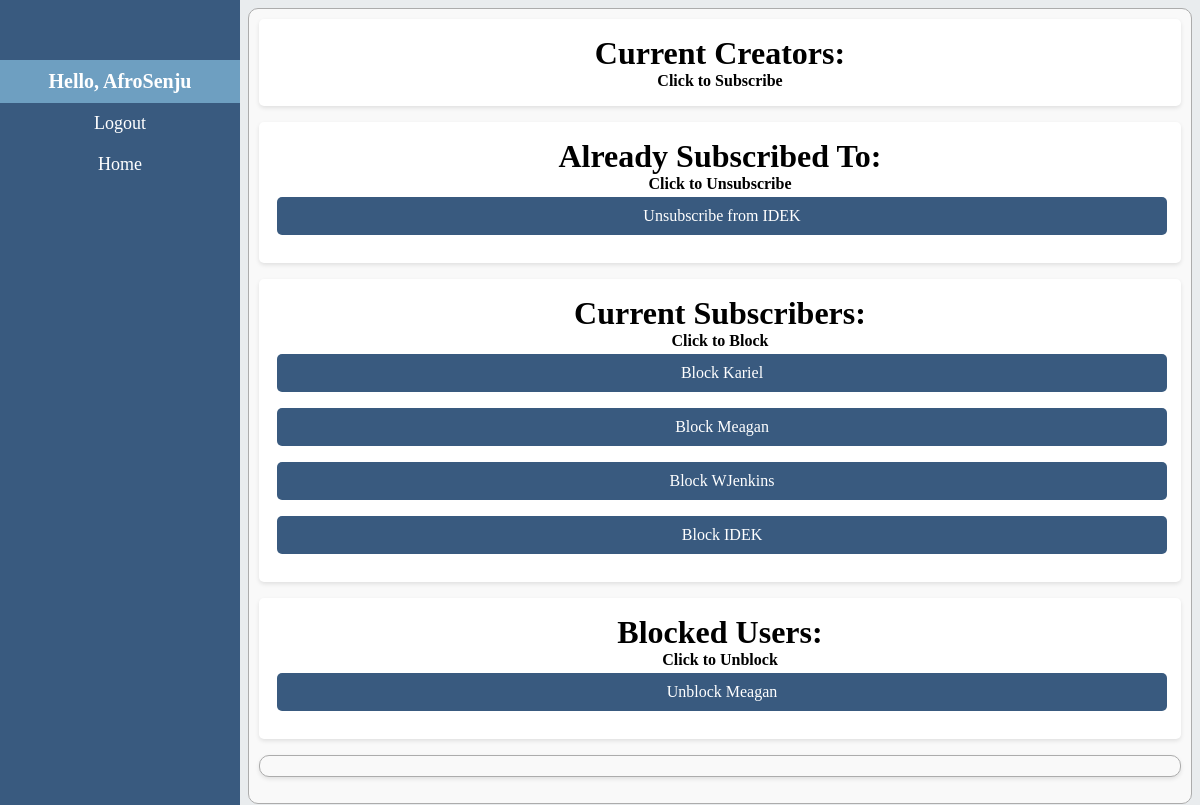
/subscribe (signed in), run on an earlier commit of the app's database.
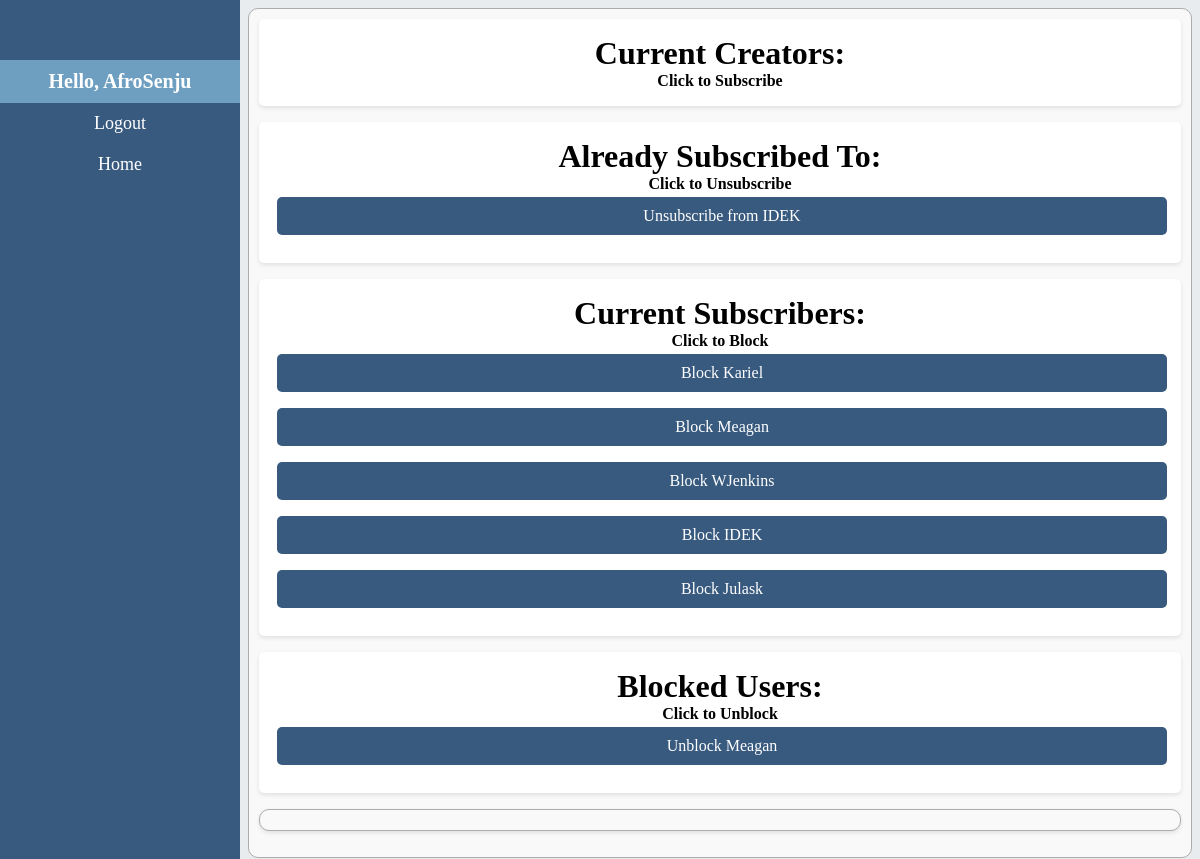
And on a later commit of the database.
### app/models.py (models this page shows, shortened)
class Subscription(models.Model):
    subscriber = models.ForeignKey(User, on_delete = models.CASCADE, related_name='subscriptions')
    subscribed_to = models.ForeignKey(YouTuber, on_delete = models.CASCADE)

class Blocked_Subscriber(models.Model):
    subscriber = models.ForeignKey(User, on_delete = models.CASCADE)
    subscribed_to = models.ForeignKey(YouTuber, on_delete = models.CASCADE)

### app/views.py (the view, shortened to what this page needs)
# urls.py: path('subscribe', subscribe_to_new_user_view, name = 'subscribe'),
@login_required(login_url='user_login')
def subscribe_to_new_user_view(request):
    users_who_blocked_user = [user.subscribed_to for user in view_all_blocked(User.objects.get(username = request.user))]
    users_who_blocked_user = [User.objects.get(username = user) for user in users_who_blocked_user]
    youTuber_list = [user.creator for user in view_all_youTubers() if user.creator != request.user and user.creator not in users_who_blocked_user]
    already_subscribed = [user.subscribed_to.creator for user in filter_all_subscriptions(request.user)]
    available_list = [user for user in youTuber_list if user not in already_subscribed]
    subscribers = [user for user in find_all_subscribers(request.user)]
    role_object = UserProfile.objects.get(user__username = request.user)
    role = role_object.role.name
    try:
        blocked_users = filter_blocked_users(YouTuber.objects.get(creator__username = request.user))
    except:
        blocked_users = []
    return render(request, 'subscribe_new.html', {'youTubers':available_list, 'already_subscribed':already_subscribed, 'subscribers':subscribers, 'blocked_users':blocked_users, 'role':role})

### app/models.py (called while the page is built)
def view_all_youTubers():
    return YouTuber.objects.all()

def view_all_blocked(user):
    return Blocked_Subscriber.objects.filter(subscriber = user)

def filter_all_subscriptions(user):
    return Subscription.objects.filter(subscriber = user)

def find_all_subscribers(creator):
    try:
        creator = YouTuber.objects.get(creator = creator)
        return Subscription.objects.filter(subscribed_to = creator)
    except:
        return []

def filter_blocked_users(user):
    try:
        return Blocked_Subscriber.objects.filter(subscribed_to = user)
    except:
        return []

### app/templates/subscribe_new.html (shortened to what this page needs)
{% extends "dashboard.html" %}
{% block title %}
<div class="full-width-container">
    <div class = 'blog'>
        <h1>Current Creators:</h1>
        <h4>Click to Subscribe</h4>
    </div>
    <div class = 'blog'>
        <h1>Already Subscribed To:</h1>
        <h4>Click to Unsubscribe</h4>
        <form method="post">
            {% for subscription in already_subscribed %}
                <p>
                    <button class="action-button" type="submit" name="unsubscribe_username" value="{{ subscription.username }}">
                        Unsubscribe from {{ subscription.username }}
                    </button>
                </p>
            {% endfor %}
        </form>
    </div>
    {% if role == 'Admin' %}
        {% if subscribers %}
        <div class = 'blog'>
            <form method="post">
                <h1>Current Subscribers:</h1>
                <h4>Click to Block</h4>
                {% for subscriber in subscribers %}
                    <p>
                        <button class="action-button" type="submit" name="block" value="{{ subscriber.subscriber.username }}">
                            Block {{ subscriber.subscriber.username }}
                        </button>
                    </p>
                {% endfor %}
            </form>
        </div>
        {% endif %}
        {% if blocked_users %}
            <div class = 'blog'>
                <h1>Blocked Users:</h1>
                <h4>Click to Unblock</h4>
                <form method="post">
                    {% for user in blocked_users %}
                        <p>
                            <button class="action-button" type="submit" name="unblock" value="{{ user.subscriber.username }}">
                                Unblock {{ user.subscriber.username }}
                            </button>
                        </p>
                    {% endfor %}
                </form>
            </div>
        {% endif %}
    {% endif %}
    <div id="messages">
    </div>
</div>
{% endblock title %}

What changed in the data, as far as the page shows it:
added Subscription: subscriber.username "Julask"
